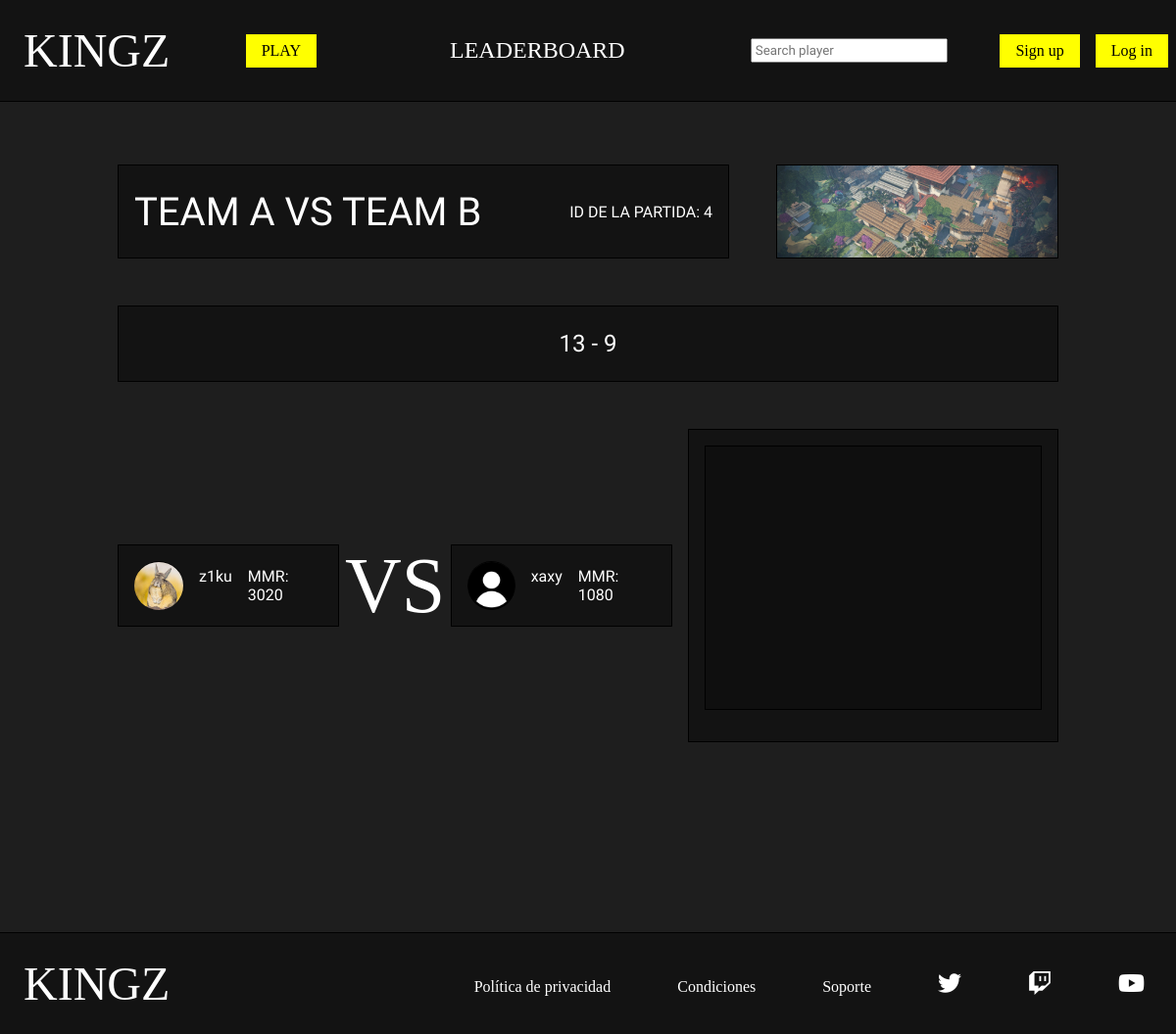
Before: /php/match.php?id_partida=4 with the older database file.
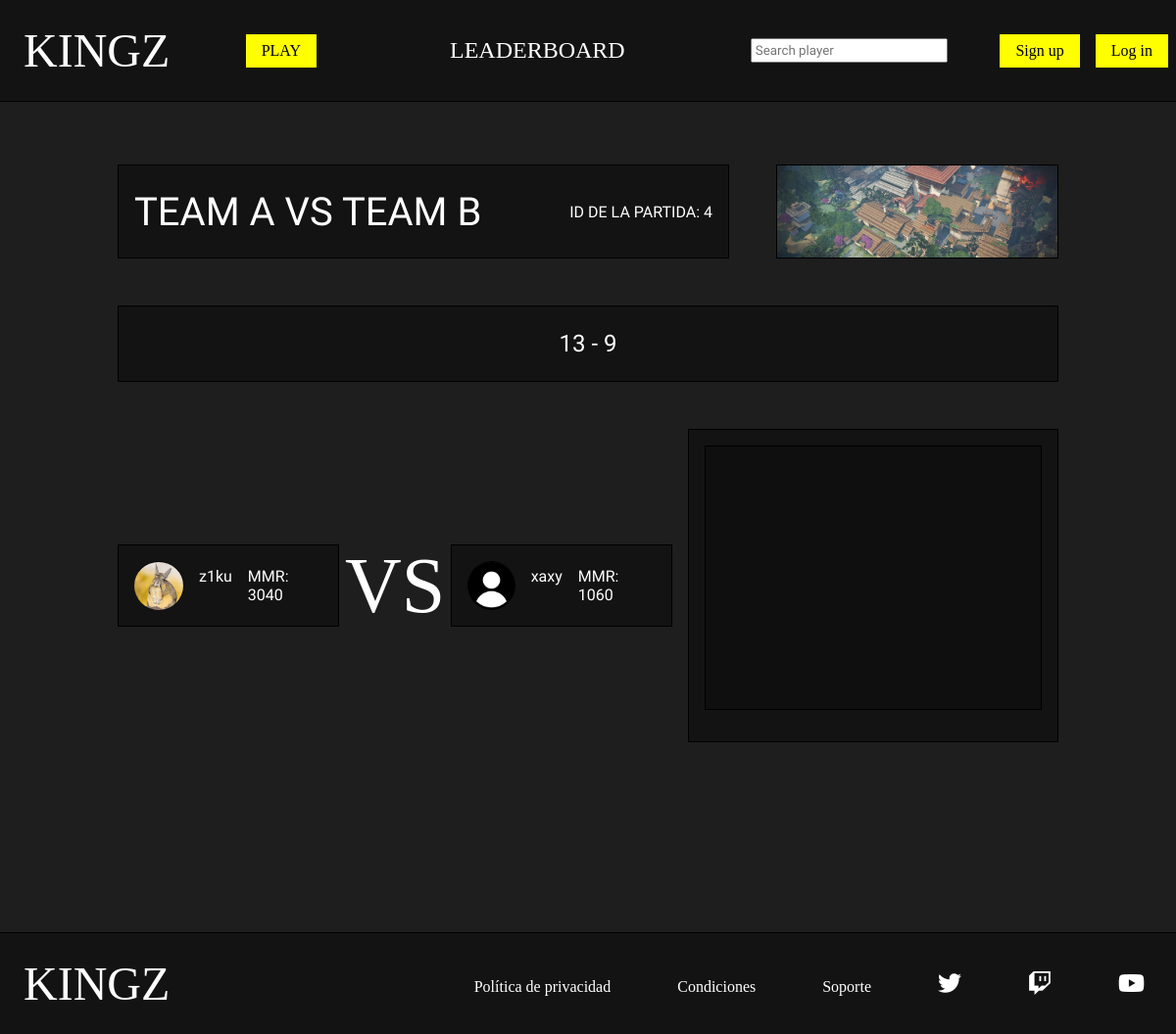
After: the same page with the newer database file.
### tables this page shows
CREATE TABLE `participa` (
  `id_usuario` bigint(20) UNSIGNED NOT NULL,
  `id_partida` bigint(20) UNSIGNED NOT NULL,
  `equipo` char(1) NOT NULL
);

CREATE TABLE `usuario` (
  `id` bigint(20) UNSIGNED NOT NULL,
  `nick` varchar(20) NOT NULL,
  `pass` varchar(100) NOT NULL,
  `correo` varchar(50) DEFAULT NULL,
  `foto` varchar(50) DEFAULT NULL,
  `mmr` int(5) UNSIGNED DEFAULT NULL,
  `estado` tinyint(1) UNSIGNED DEFAULT NULL,
  `en_partida` tinyint(1) UNSIGNED DEFAULT NULL,
  `buscando` tinyint(1) UNSIGNED DEFAULT NULL
);

### php/match.php (the view, shortened to what this page needs)
<?php
    require_once "funciones.php";
?>
<!DOCTYPE html>
<html lang="en">
<head>
    <link rel="stylesheet" href="../css/estilos.css">
    <link rel="stylesheet" href="https://cdnjs.cloudflare.com/ajax/libs/font-awesome/6.2.0/css/all.min.css" />
</head>
<body>
    <?php
        if(isset($_SESSION['nick']) && isset($_SESSION['pass'])){
            $nick=$_SESSION['nick'];
            $pass=$_SESSION['pass'];
            $esAdmin=comprobarAdmin($nick,$pass);
            if($esAdmin){
                headerAdmin();
                $tipo_usu="admin";
            }else{
                headerPlayer();
                $tipo_usu="player";
            }
        }else{
            headerGuest();
            $tipo_usu="guest";
        }
    ?>
    <main>
        <section id="partido" class="seccion">
            <?php
                $id_partida=$_GET['id_partida'];
                $datos_partida=partido_por_id($id_partida);
                $jugadores=obtener_jugadores_partida($id_partida);
            ?>
            <div id="cabecera_partido">
                <div id="nombre_equipos">
                    <span>TEAM A VS TEAM B</span>
                    <?php
                        echo "<p>ID DE LA PARTIDA: $id_partida</p>";
                    ?>
                </div>
                <?php
                    if($datos_partida['id_mapa']!=null) {
                        $con = conectarServidor();
                        $buscar_foto=$con->query("SELECT foto from mapa where id=$datos_partida[id_mapa]");
                        $fila=$buscar_foto->fetch_array(MYSQLI_ASSOC);
                        echo '<img src="../img/mapa/'.$fila['foto'].'" alt="" id="foto_mapa">';
                    }
                ?>
            </div>
            <?php
                if($datos_partida['estado']==1){
                    if($datos_partida['resultado_a']!=null && $datos_partida['resultado_b']!=null){
                        echo '<div id="contenedorResultado">
                            <p>'.$datos_partida['resultado_a'].' - '.$datos_partida['resultado_b'].'</p>
                        </div>';
                    }
                }
            ?>
            <div id="cuerpo_partido">
                <div id="equipos">
                    <div class="equipo">
                        <?php
                            for($i=0;$i<count($jugadores);$i++){
                                if($jugadores[$i]["equipo"]=='A'){
                                    if($jugadores[$i]["foto"]!=null){
                                        $foto_jugador=$jugadores[$i]['foto'];
                                    }else{
                                        $foto_jugador="jugador.png";
                                    }
                                    echo '<div class="partido_player">
                                    <img src="../img/jugador/'.$foto_jugador.'" alt="">
                                    <div>
                                        <span class="player_nombre"><a href="ver_perfil.php?id_player='.$jugadores[$i]['id'].'">'.$jugadores[$i]['nick'].'</a></span>
                                        <span>MMR: '.$jugadores[$i]["mmr"].'</span>
                                    </div>
                                    </div>';
                                }
                            }
                        ?>
                    </div>
                    <div>
                        <span id="versus">VS</span>
                    </div>
                    <div class="equipo">
                        <?php
                            for($i=0;$i<count($jugadores);$i++){
                                if($jugadores[$i]["equipo"]=='B'){
                                    if($jugadores[$i]["foto"]!=null){
                                        $foto_jugador=$jugadores[$i]['foto'];
                                    }else{
                                        $foto_jugador="jugador.png";
                                    }
                                    echo '<div class="partido_player">
                                    <img src="../img/jugador/'.$foto_jugador.'" alt="">
                                    <div>
                                        <span class="player_nombre"><a href="ver_perfil.php?id_player='.$jugadores[$i]['id'].'">'.$jugadores[$i]['nick'].'</a></span>
                                        <span>MMR: '.$jugadores[$i]["mmr"].'</span>
                                    </div>
                                    </div>';
                                }
                            }
                        ?>
                    </div>
                </div>
                <div id="chat_partido">
                    <div id="caja_mensajes">
                    </div>
                </div>
            </div>
        </section>
    </main>
</body>
</html>

Changed rows visible on the page:
changed through a linked row, participa "z1ku": id_usuario.mmr "3020" → "3040"
changed through a linked row, participa "xaxy": id_usuario.mmr "1080" → "1060"
